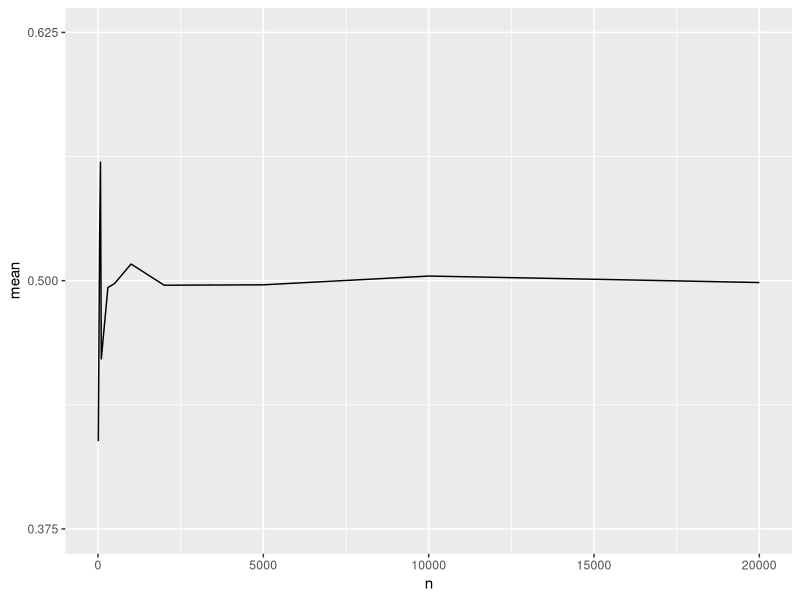

R code for this plot:
## ---- chunk 1
knitr::opts_chunk$set(echo = TRUE, cache = TRUE, message = FALSE, warning = FALSE)
library(rmarkdown)
library(lubridate)
## ---- chunk 2
# option 1
pnorm(q = 70, mean = 80, sd = 10, lower.tail = TRUE)

# option 2
pnorm(q = (70-80)/10, lower.tail = TRUE)
## ---- chunk 3
qnorm(p = 0.95, mean = 1100, sd = 75)
## ---- chunk 4
qnorm(p = 0.95, mean = 1100, sd = 75/sqrt(100))
## ---- chunk 5
p <- 0.5
n <- 5

P1 <- (factorial(5) / (factorial(5-4) * factorial(4))) * (1 - p)^(n-4) * (p)^(4)
P2 <- (factorial(5) / (factorial(5-5) * factorial(5))) * (1 - p)^(n-5) * (p)^(5)

R <- P1 + P2

R
## ---- chunk 6
p1 <- pnorm((14-15)/(10/sqrt(100)), lower.tail = TRUE)

p2 <- pnorm((16-15)/(10/sqrt(100)), lower.tail = TRUE)

p2 - p1
## ---- chunk 7
library(ggplot2)

set.seed(2022)

n <- c(10,50,75,100,300,500,1000,2000,5000,10000, 20000)
df <- data.frame("mean" = rep(NA, length(n)),"n" = rep(NA, length(n)), "var" = rep(NA, length(n)))

for (i in 1:length(n)) {
     df$mean[i] <- mean(runif(n = n[i], min = 0, max = 1))
     df$var[i] <- sd(runif(n = n[i], min = 0, max = 1))^2
     df$n[i] <- n[i]
}

ggplot(data = df, aes(x = n, y = mean)) +
    geom_line() +
    scale_y_continuous(limits = c(0.375, 0.625), breaks = seq(0.25, 0.75, by = 0.125))
## ---- chunk 8
ppois(q = 10,lambda = 5 * 3)
